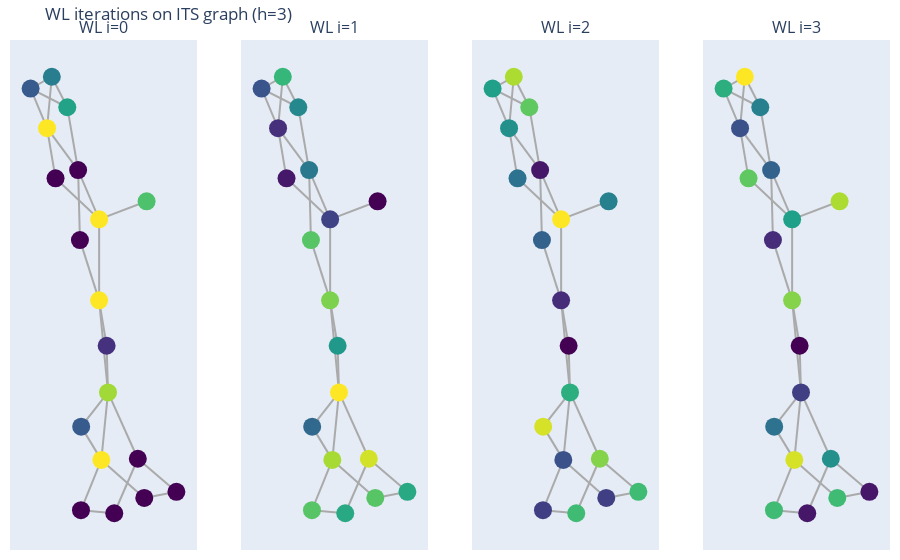

Source (notebook cell):
### Markdown cell above
### 2.3. ITS WL

ITS–WL (the ITS feature set with WL labels) describes a reaction with a single ITS graph representation (one graph per reaction) and extracts features from that graph across WL iterations — it encodes neighborhood/context information around the reaction center as patterns inside one graph rather than an explicit before/after difference.


- For each iteration i = 0..h:

    - Compute WL node labels L_i for the ITS graph (wl_label_sequence).
        - L0 = initial node labels (e.g., atom types or hashed atom labels).
        - Each next label L_{i+1}[u] encodes the previous label of u plus the multiset of neighbor labels (hashed).
    - from L_i build features accordingly for :
        - **vertex**: one feature per node = L_i[n] (prefixed/tagged).
        - **edge**: one feature per bond = canonical triplet using L_i[u], edgeLabel, L_i[v] (then hash).
        - **sp**: one feature per unordered node pair = canonical shortest‑path label using L_i for nodes (then hash).
    - convert the feature list into a Counter (counts per feature) → c_i.
    - append c_i to per_iter and add it to total.



Node colors represent WL labels.  
At iteration 0, nodes are colored by atom type only.  
At iteration 1, colors encode the immediate neighborhood of each atom.  
At iteration 2, colors further distinguish atoms based on the neighborhood of their neighbors,
illustrating how increasing structural context is incorporated.

### Code cell
fig_its_wl.show(renderer="vscode")

### Figure 1 — Plotly figure (JSON) as saved in the notebook; plotly's stock layout.template omitted (floating-point values rounded to 4 significant figures)
{"data": [{"hoverinfo": "none", "line": {"color": "#aaa", "width": 2}, "mode": "lines", "showlegend": false, "type": "scatter", "x": [0.2362, 0.01871, null, 0.01871, -0.07766, null, 0.01871, -0.1811, null, 0.01871, 0.01863, null, -0.1811, -0.2199, null, -0.2199, -0.2953, null, -0.2199, -0.1981, null, -0.2199, -0.07766, null, -0.1981, -0.2953, null, -0.1981, -0.1272, null, -0.2953, -0.1272, null, -0.1272, -0.07766, null, -0.07766, -0.06928, null, -0.06928, 0.01863, null, 0.01863, 0.05297, null, 0.01863, 0.05932, null, 0.05297, 0.05932, null, 0.05932, 0.1959, null, 0.05932, 0.02871, null, 0.05932, -0.06359, null, -0.06359, 0.02871, null, 0.02871, 0.2255, null, 0.02871, -0.06449, null, -0.06449, 0.08794, null, 0.08794, 0.1959, null, 0.1959, 0.3727, null, 0.3727, 0.2255, null], "xaxis": "x", "y": [0.4559, 0.377, null, 0.377, 0.5923, null, 0.377, 0.5562, null, 0.377, 0.02302, null, 0.5562, 0.7752, null, 0.7752, 0.9482, null, 0.7752, 1, null, 0.7752, 0.5923, null, 1, 0.9482, null, 1, 0.8667, null, 0.9482, 0.8667, null, 0.8667, 0.5923, null, 0.5923, 0.2862, null, 0.2862, 0.02302, null, 0.02302, -0.1753, null, 0.02302, -0.3792, null, -0.1753, -0.3792, null, -0.3792, -0.669, null, -0.3792, -0.6739, null, -0.3792, -0.5287, null, -0.5287, -0.6739, null, -0.6739, -0.8404, null, -0.6739, -0.8935, null, -0.8935, -0.9071, null, -0.9071, -0.669, null, -0.669, -0.8136, null, -0.8136, -0.8404, null], "yaxis": "y"}, {"hoverinfo": "none", "marker": {"color": [5, 7, 0, 7, 3, 2, 4, 0, 0, 7, 1, 6, 2, 7, 0, 0, 0, 0, 0], "colorscale": [[0, "#440154"], [0.1111, "#482878"], [0.2222, "#3e4989"], [0.3333, "#31688e"], [0.4444, "#26828e"], [0.5556, "#1f9e89"], [0.6667, "#35b779"], [0.7778, "#6ece58"], [0.8889, "#b5de2b"], [1, "#fde725"]], "showscale": false, "size": 18}, "mode": "markers", "showlegend": false, "type": "scatter", "x": [0.2362, 0.01871, -0.1811, -0.2199, -0.1981, -0.2953, -0.1272, -0.07766, -0.06928, 0.01863, 0.05297, 0.05932, -0.06359, 0.02871, -0.06449, 0.08794, 0.1959, 0.3727, 0.2255], "xaxis": "x", "y": [0.4559, 0.377, 0.5562, 0.7752, 1, 0.9482, 0.8667, 0.5923, 0.2862, 0.02302, -0.1753, -0.3792, -0.5287, -0.6739, -0.8935, -0.9071, -0.669, -0.8136, -0.8404], "yaxis": "y"}, {"hoverinfo": "none", "line": {"color": "#aaa", "width": 2}, "mode": "lines", "showlegend": false, "type": "scatter", "x": [0.2362, 0.01871, null, 0.01871, -0.07766, null, 0.01871, -0.1811, null, 0.01871, 0.01863, null, -0.1811, -0.2199, null, -0.2199, -0.2953, null, -0.2199, -0.1981, null, -0.2199, -0.07766, null, -0.1981, -0.2953, null, -0.1981, -0.1272, null, -0.2953, -0.1272, null, -0.1272, -0.07766, null, -0.07766, -0.06928, null, -0.06928, 0.01863, null, 0.01863, 0.05297, null, 0.01863, 0.05932, null, 0.05297, 0.05932, null, 0.05932, 0.1959, null, 0.05932, 0.02871, null, 0.05932, -0.06359, null, -0.06359, 0.02871, null, 0.02871, 0.2255, null, 0.02871, -0.06449, null, -0.06449, 0.08794, null, 0.08794, 0.1959, null, 0.1959, 0.3727, null, 0.3727, 0.2255, null], "xaxis": "x2", "y": [0.4559, 0.377, null, 0.377, 0.5923, null, 0.377, 0.5562, null, 0.377, 0.02302, null, 0.5562, 0.7752, null, 0.7752, 0.9482, null, 0.7752, 1, null, 0.7752, 0.5923, null, 1, 0.9482, null, 1, 0.8667, null, 0.9482, 0.8667, null, 0.8667, 0.5923, null, 0.5923, 0.2862, null, 0.2862, 0.02302, null, 0.02302, -0.1753, null, 0.02302, -0.3792, null, -0.1753, -0.3792, null, -0.3792, -0.669, null, -0.3792, -0.6739, null, -0.3792, -0.5287, null, -0.5287, -0.6739, null, -0.6739, -0.8404, null, -0.6739, -0.8935, null, -0.8935, -0.9071, null, -0.9071, -0.669, null, -0.669, -0.8136, null, -0.8136, -0.8404, null], "yaxis": "y2"}, {"hoverinfo": "none", "marker": {"color": [0, 3, 1, 2, 10, 4, 7, 6, 11, 12, 8, 15, 5, 13, 11, 9, 14, 9, 11], "colorscale": [[0, "#440154"], [0.1111, "#482878"], [0.2222, "#3e4989"], [0.3333, "#31688e"], [0.4444, "#26828e"], [0.5556, "#1f9e89"], [0.6667, "#35b779"], [0.7778, "#6ece58"], [0.8889, "#b5de2b"], [1, "#fde725"]], "showscale": false, "size": 18}, "mode": "markers", "showlegend": false, "type": "scatter", "x": [0.2362, 0.01871, -0.1811, -0.2199, -0.1981, -0.2953, -0.1272, -0.07766, -0.06928, 0.01863, 0.05297, 0.05932, -0.06359, 0.02871, -0.06449, 0.08794, 0.1959, 0.3727, 0.2255], "xaxis": "x2", "y": [0.4559, 0.377, 0.5562, 0.7752, 1, 0.9482, 0.8667, 0.5923, 0.2862, 0.02302, -0.1753, -0.3792, -0.5287, -0.6739, -0.8935, -0.9071, -0.669, -0.8136, -0.8404], "yaxis": "y2"}, {"hoverinfo": "none", "line": {"color": "#aaa", "width": 2}, "mode": "lines", "showlegend": false, "type": "scatter", "x": [0.2362, 0.01871, null, 0.01871, -0.07766, null, 0.01871, -0.1811, null, 0.01871, 0.01863, null, -0.1811, -0.2199, null, -0.2199, -0.2953, null, -0.2199, -0.1981, null, -0.2199, -0.07766, null, -0.1981, -0.2953, null, -0.1981, -0.1272, null, -0.2953, -0.1272, null, -0.1272, -0.07766, null, -0.07766, -0.06928, null, -0.06928, 0.01863, null, 0.01863, 0.05297, null, 0.01863, 0.05932, null, 0.05297, 0.05932, null, 0.05932, 0.1959, null, 0.05932, 0.02871, null, 0.05932, -0.06359, null, -0.06359, 0.02871, null, 0.02871, 0.2255, null, 0.02871, -0.06449, null, -0.06449, 0.08794, null, 0.08794, 0.1959, null, 0.1959, 0.3727, null, 0.3727, 0.2255, null], "xaxis": "x3", "y": [0.4559, 0.377, null, 0.377, 0.5923, null, 0.377, 0.5562, null, 0.377, 0.02302, null, 0.5562, 0.7752, null, 0.7752, 0.9482, null, 0.7752, 1, null, 0.7752, 0.5923, null, 1, 0.9482, null, 1, 0.8667, null, 0.9482, 0.8667, null, 0.8667, 0.5923, null, 0.5923, 0.2862, null, 0.2862, 0.02302, null, 0.02302, -0.1753, null, 0.02302, -0.3792, null, -0.1753, -0.3792, null, -0.3792, -0.669, null, -0.3792, -0.6739, null, -0.3792, -0.5287, null, -0.5287, -0.6739, null, -0.6739, -0.8404, null, -0.6739, -0.8935, null, -0.8935, -0.9071, null, -0.9071, -0.669, null, -0.669, -0.8136, null, -0.8136, -0.8404, null], "yaxis": "y3"}, {"hoverinfo": "none", "marker": {"color": [7, 16, 6, 8, 14, 9, 12, 1, 5, 2, 0, 10, 15, 4, 3, 11, 13, 11, 3], "colorscale": [[0, "#440154"], [0.1111, "#482878"], [0.2222, "#3e4989"], [0.3333, "#31688e"], [0.4444, "#26828e"], [0.5556, "#1f9e89"], [0.6667, "#35b779"], [0.7778, "#6ece58"], [0.8889, "#b5de2b"], [1, "#fde725"]], "showscale": false, "size": 18}, "mode": "markers", "showlegend": false, "type": "scatter", "x": [0.2362, 0.01871, -0.1811, -0.2199, -0.1981, -0.2953, -0.1272, -0.07766, -0.06928, 0.01863, 0.05297, 0.05932, -0.06359, 0.02871, -0.06449, 0.08794, 0.1959, 0.3727, 0.2255], "xaxis": "x3", "y": [0.4559, 0.377, 0.5562, 0.7752, 1, 0.9482, 0.8667, 0.5923, 0.2862, 0.02302, -0.1753, -0.3792, -0.5287, -0.6739, -0.8935, -0.9071, -0.669, -0.8136, -0.8404], "yaxis": "y3"}, {"hoverinfo": "none", "line": {"color": "#aaa", "width": 2}, "mode": "lines", "showlegend": false, "type": "scatter", "x": [0.2362, 0.01871, null, 0.01871, -0.07766, null, 0.01871, -0.1811, null, 0.01871, 0.01863, null, -0.1811, -0.2199, null, -0.2199, -0.2953, null, -0.2199, -0.1981, null, -0.2199, -0.07766, null, -0.1981, -0.2953, null, -0.1981, -0.1272, null, -0.2953, -0.1272, null, -0.1272, -0.07766, null, -0.07766, -0.06928, null, -0.06928, 0.01863, null, 0.01863, 0.05297, null, 0.01863, 0.05932, null, 0.05297, 0.05932, null, 0.05932, 0.1959, null, 0.05932, 0.02871, null, 0.05932, -0.06359, null, -0.06359, 0.02871, null, 0.02871, 0.2255, null, 0.02871, -0.06449, null, -0.06449, 0.08794, null, 0.08794, 0.1959, null, 0.1959, 0.3727, null, 0.3727, 0.2255, null], "xaxis": "x4", "y": [0.4559, 0.377, null, 0.377, 0.5923, null, 0.377, 0.5562, null, 0.377, 0.02302, null, 0.5562, 0.7752, null, 0.7752, 0.9482, null, 0.7752, 1, null, 0.7752, 0.5923, null, 1, 0.9482, null, 1, 0.8667, null, 0.9482, 0.8667, null, 0.8667, 0.5923, null, 0.5923, 0.2862, null, 0.2862, 0.02302, null, 0.02302, -0.1753, null, 0.02302, -0.3792, null, -0.1753, -0.3792, null, -0.3792, -0.669, null, -0.3792, -0.6739, null, -0.3792, -0.5287, null, -0.5287, -0.6739, null, -0.6739, -0.8404, null, -0.6739, -0.8935, null, -0.8935, -0.9071, null, -0.9071, -0.669, null, -0.669, -0.8136, null, -0.8136, -0.8404, null], "yaxis": "y4"}, {"hoverinfo": "none", "marker": {"color": [14, 9, 12, 4, 16, 10, 7, 5, 2, 13, 0, 3, 6, 15, 11, 1, 8, 1, 11], "colorscale": [[0, "#440154"], [0.1111, "#482878"], [0.2222, "#3e4989"], [0.3333, "#31688e"], [0.4444, "#26828e"], [0.5556, "#1f9e89"], [0.6667, "#35b779"], [0.7778, "#6ece58"], [0.8889, "#b5de2b"], [1, "#fde725"]], "showscale": false, "size": 18}, "mode": "markers", "showlegend": false, "type": "scatter", "x": [0.2362, 0.01871, -0.1811, -0.2199, -0.1981, -0.2953, -0.1272, -0.07766, -0.06928, 0.01863, 0.05297, 0.05932, -0.06359, 0.02871, -0.06449, 0.08794, 0.1959, 0.3727, 0.2255], "xaxis": "x4", "y": [0.4559, 0.377, 0.5562, 0.7752, 1, 0.9482, 0.8667, 0.5923, 0.2862, 0.02302, -0.1753, -0.3792, -0.5287, -0.6739, -0.8935, -0.9071, -0.669, -0.8136, -0.8404], "yaxis": "y4"}], "layout": {"annotations": [{"font": {"size": 16}, "showarrow": false, "text": "WL i=0", "x": 0.1062, "xanchor": "center", "xref": "paper", "y": 1, "yanchor": "bottom", "yref": "paper"}, {"font": {"size": 16}, "showarrow": false, "text": "WL i=1", "x": 0.3688, "xanchor": "center", "xref": "paper", "y": 1, "yanchor": "bottom", "yref": "paper"}, {"font": {"size": 16}, "showarrow": false, "text": "WL i=2", "x": 0.6313, "xanchor": "center", "xref": "paper", "y": 1, "yanchor": "bottom", "yref": "paper"}, {"font": {"size": 16}, "showarrow": false, "text": "WL i=3", "x": 0.8938, "xanchor": "center", "xref": "paper", "y": 1, "yanchor": "bottom", "yref": "paper"}], "margin": {"b": 10, "l": 10, "r": 10, "t": 40}, "title": {"text": "WL iterations on ITS graph (h=3)"}, "xaxis": {"anchor": "y", "domain": [0, 0.2125], "showgrid": false, "showticklabels": false, "zeroline": false}, "xaxis2": {"anchor": "y2", "domain": [0.2625, 0.475], "showgrid": false, "showticklabels": false, "zeroline": false}, "xaxis3": {"anchor": "y3", "domain": [0.525, 0.7375], "showgrid": false, "showticklabels": false, "zeroline": false}, "xaxis4": {"anchor": "y4", "domain": [0.7875, 1], "showgrid": false, "showticklabels": false, "zeroline": false}, "yaxis": {"anchor": "x", "domain": [0, 1], "showgrid": false, "showticklabels": false, "zeroline": false}, "yaxis2": {"anchor": "x2", "domain": [0, 1], "showgrid": false, "showticklabels": false, "zeroline": false}, "yaxis3": {"anchor": "x3", "domain": [0, 1], "showgrid": false, "showticklabels": false, "zeroline": false}, "yaxis4": {"anchor": "x4", "domain": [0, 1], "showgrid": false, "showticklabels": false, "zeroline": false}}}
